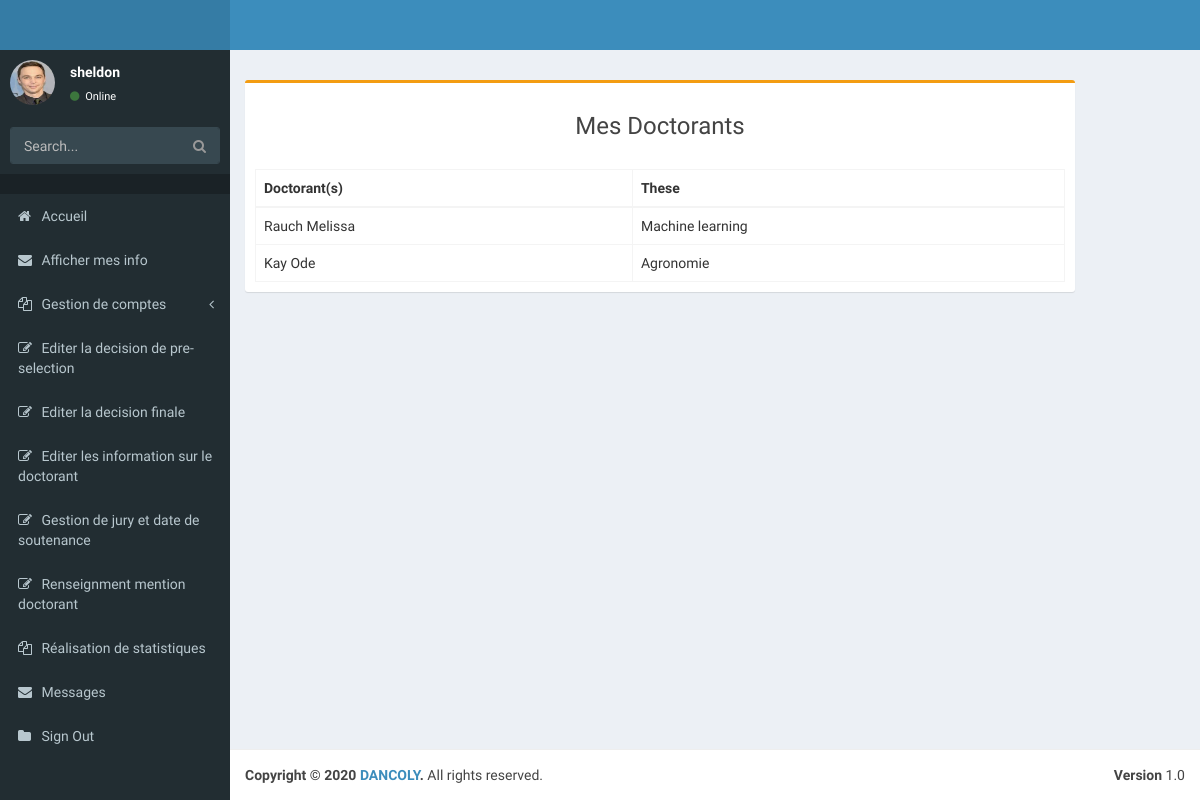
Page /mesInfo/ (signed in) on the committed database.
### pages/models.py (models this page shows, shortened)
class Individu(models.Model):
    user = models.OneToOneField(User, on_delete = models.CASCADE)
    cin = models.CharField(max_length = 8, unique = True, default = "")
    nom = models.CharField(max_length = 50, default="")
    prenoms = models.CharField(max_length = 50, default="")
    photo = models.ImageField(default = "default.jpg", upload_to = 'individu_pics')
    tel = models.CharField(max_length = 15, default="")
    addr = models.CharField(max_length = 60, default="")
    ville_residence = models.CharField(max_length = 250, default="")
    pays = models.CharField(max_length = 30, default = "Maroc")
    genre = models.CharField(max_length = 15, default = "Masculin")
    etat_civil = models.CharField(max_length = 15, default = "Célibataire")
    date_nais = models.DateField()
    status_choices = (
        ('professeur', 'professeur'),
        ('candidat', 'candidat'),
        ('doctorant', 'doctorant'),
    )
    my_status = models.CharField(max_length = 15, choices = status_choices, default = "candidat")
    desactiver = models.BooleanField(default = False)

class Doctorant(models.Model):
    these= models.OneToOneField(These, on_delete=models.CASCADE)
    candidat = models.OneToOneField(Candidat, on_delete = models.CASCADE)
    equipe = models.ForeignKey(Equipe_recherche, on_delete = models.CASCADE)
    jury = models.ForeignKey(Jury, on_delete = models.CASCADE, null = True)
    mention_choice = (
        ('Honorable','Honorable'),
        ('Très Honorable','Très Honorable'),
    )
    mention = models.CharField(max_length = 20, choices = mention_choice, default = "")

class Candidat(models.Model):
    individu = models.OneToOneField(Individu, on_delete = models.CASCADE)
    fonction = models.CharField(max_length = 60, default="")
    entreprise = models.CharField(max_length = 60)
    diplome = models.ManyToManyField(Diplome)
    preselection = models.BooleanField(default = False)
    selection = models.BooleanField(default = False)

class These(models.Model):
    titre_these = models.CharField(max_length=100, default="")
    director_these = models.ForeignKey(Professeur, on_delete = models.CASCADE)

### pages/views.py (the view)
# urls.py: re_path(r'mesInfo/$', views.mesInfoView,name="mesInfo"),
@login_required()
def mesInfoView(request):
    if request.user.individu.my_status == "professeur":
            list_doctorants = Doctorant.objects.filter(equipe = request.user.individu.professeur.equipe)
            return render(request, 'pages/mesInfo.html', { 'list_doctorants': list_doctorants })
    else:
        return render(request, 'pages/mesInfo.html')

### pages/templates/pages/mesInfo.html (shortened to what this page needs)
{% extends "pages/base.html" %}
{% block content %}
    <div class="box box-warning" >
      <div class="box-header box-with-boder ">
          {% if user.individu.my_status == "doctorant" %}
          <h3 class="heading" align = "center">Mes Informations</h3>
          {% elif user.individu.my_status == "professeur" %}
          <h3 class="heading" align = "center">Mes Doctorants</h3>
          {% endif %}
      </div>
        <div class="box-body">
                <table class="table table-bordered">
                  <thead>
                    <tr>
                      {% if user.individu.my_status == "doctorant" %}
                        <th>These</th>
                        <th>Director These</th>
                        <th>Equipe de Recherche</th>
                      {% elif user.individu.my_status == "professeur"  %}
                          <th>Doctorant(s)</th>
                          <th>These</th>
                      {% endif %}
                        </tr>
                      </thead>
                      <tbody>
                          {% if user.individu.my_status == "doctorant" %}
                          <tr>
                          <td>{{  user.individu.candidat.doctorant.these.titre_these}}</td>
                          <td>{{ user.individu.candidat.doctorant.these.director_these }}</td>
                          <td> {{ user.individu.candidat.doctorant.equipe.libelle_equipe }}</td>
                          </tr>
                          {% elif user.individu.my_status == "professeur"  %}
                            {% for doctorant in list_doctorants %}
                            <tr>
                            <td>{{  doctorant.candidat.individu.nom }} {{  doctorant.candidat.individu.prenoms }} </td>
                            <td>{{ doctorant.these.titre_these }}</td>
                            </tr>
                            {% endfor %}
                          {% endif %}
                  </tbody>
                </table>
        </div>
      </div>
{% endblock%}

### pages/templates/pages/base.html (shortened to what this page needs)
{%  load static %}
<!DOCTYPE html>
<html>
  <head>
    <link href="{% static 'pages/css/bootstrap.min.css'%}" rel="stylesheet" type="text/css" />
    <link href="https://maxcdn.bootstrapcdn.com/font-awesome/4.3.0/css/font-awesome.min.css" rel="stylesheet" type="text/css" />
    <link href="http://code.ionicframework.com/ionicons/2.0.0/css/ionicons.min.css" rel="stylesheet" type="text/css" />
    <link href="{% static 'pages/css2/AdminLTE.min.css'%}" rel="stylesheet" type="text/css" />
    <link href="{% static 'pages/css2/skins/_all-skins.min.css'%}" rel="stylesheet" type="text/css" />
    <link href="{% static 'pages/plugins/iCheck/flat/blue.css'%}" rel="stylesheet" type="text/css" />
    <link href="{% static 'pages/plugins/morris/morris.css'%}" rel="stylesheet" type="text/css" />
    <link href="{% static 'pages/plugins/jvectormap/jquery-jvectormap-1.2.2.css'%}" rel="stylesheet" type="text/css" />
    <link href="{% static 'pages/plugins/datepicker/datepicker3.css'%}" rel="stylesheet" type="text/css" />
    <link href="{% static 'pages/plugins/daterangepicker/daterangepicker-bs3.css'%}" rel="stylesheet" type="text/css" />
    <link href="{% static 'pages/plugins/bootstrap-wysihtml5/bootstrap3-wysihtml5.min.css'%}" rel="stylesheet" type="text/css" />
  </head>
  <body class="skin-blue">
    <div class="wrapper">
      <header class="main-header">
        <a href="index2.html" class="logo"><b></b></a>
        <nav class="navbar navbar-static-top" role="navigation">
        </nav>
      </header>
      <aside class="main-sidebar">
        <section class="sidebar">
          <div class="user-panel">
            <div class="pull-left image">
              <img src="{{request.user.individu.photo.url}}" class="img-circle" alt="User Image" />
            </div>
            <div class="pull-left info">
              <p>{{request.user.username}}</p>
              <a href="#"><i class="fa fa-circle text-success"></i> Online</a>
            </div>
          </div>
          <form action="#" method="get" class="sidebar-form">
            <div class="input-group">
              <input type="text" name="q" class="form-control" placeholder="Search..."/>
              <span class="input-group-btn">
                <button type='submit' name='search' id='search-btn' class="btn btn-flat"><i class="fa fa-search"></i></button>
              </span>
            </div>
          </form>
          <ul class="sidebar-menu">
            <li class="header"></li>
            <li class="treeview">
              <a href="{% url 'pages:home' %}">
                <i class="fa fa-home"></i>
                <span>Accueil</span>
              </a>
            </li>
            <li class="treeview">
              <a href="#">
                <i class="fa fa-envelope"></i>
                <span>Afficher mes info</span>
              </a>
            </li>
            <li class="treeview">
              {% if user.is_superuser %}
              <a href="#">
                <i class="fa fa-files-o"></i>
                <span>Gestion de comptes</span>
                <i class="fa fa-angle-left pull-right"></i>
              </a>
              {% endif %}
            </li>
            <li class="treeview">
                  {% if user.is_superuser %}
                  <a href="{% url 'pages:selectCand' %}">
                    <i class="fa fa-edit"></i> <span>Editer la decision de pre-selection</span>
                  </a>
                  {% endif %}
                </li>
                <li class="treeview">
                  {% if user.is_superuser %}
                  <a href="{% url 'pages:selectFinal' %}">
                    <i class="fa fa-edit"></i> <span>Editer la decision finale</span>
                  </a>
                  {% elif user.individu.my_status == 'professeur' %}
                  <a href="{% url 'pages:mesInfo' %}">
                    <i class="fa fa-edit"></i> <span>La liste de mes Doctorants</span>
                  </a>
                  {% endif %}
                </li>
                {% if user.is_superuser %}
                <li class="treeview">
                  <a href="{% url 'pages:addInfoDoc' %}">
                    <i class="fa fa-edit"></i> <span>Editer les information sur le doctorant</span>
                  </a>
                </li>
                  <li class="treeview">
                  <a href="{% url 'pages:soutDate' %}">
                    <i class="fa fa-edit"></i> <span>Gestion de jury et date de soutenance</span>
                  </a>
                </li>
                <li class="treeview">
                  <a href="{% url 'pages:mentionDoc' %}">
                    <i class="fa fa-edit"></i> <span>Renseignment mention doctorant</span>
                  </a>
                </li>
                <li class = "treeview">
                <a href="#">
                  <i class="fa fa-files-o"></i>
                  <span>Réalisation de statistiques</span>
                </a>
              </li>
                {% endif %}
                <li>
                  <a href="{% url 'pages:mesMsg' %}">
                    <i class="fa fa-envelope"></i> <span>Messages</span>
                  </a>
                </li>
                <li class="treeview">
                  <a href="{% url 'pages:logout' %}">
                    <i class="fa fa-folder"></i> <span>Sign Out</span>
                  </a>
                </li>
              </ul>
        </section>
      </aside>
      <div class="content-wrapper">
        <section class="content-header">
        </section>
        <section class="content">
            {% block content %}
            {% endblock content %}
        </section>
      </div>
      <footer class="main-footer">
        <div class="pull-right hidden-xs">
          <b>Version</b> 1.0
        </div>
        <strong>Copyright &copy; 2020 <a href="http://almsaeedstudio.com">DANCOLY</a>.</strong> All rights reserved.
      </footer>
    </div>
  </body>
</html>

### pages/templates/pages/base.html (style rules this page uses)
.content { float: right; width: 90%; height: 80%; overflow: hidden; position: absolute; overflow-y: scroll; overflow-x: hidden; }
@media screen and (min-width: 900px) { .content { width: calc(100% - 340px); } }

### rows in the picture
Doctorant: candidat.individu.nom "Rauch", candidat.individu.prenoms "Melissa", these.titre_these "Machine learning"
Doctorant: candidat.individu.nom "Kay", candidat.individu.prenoms "Ode", these.titre_these "Agronomie"

### other values in the picture
{{ request.user.username }} "sheldon"
